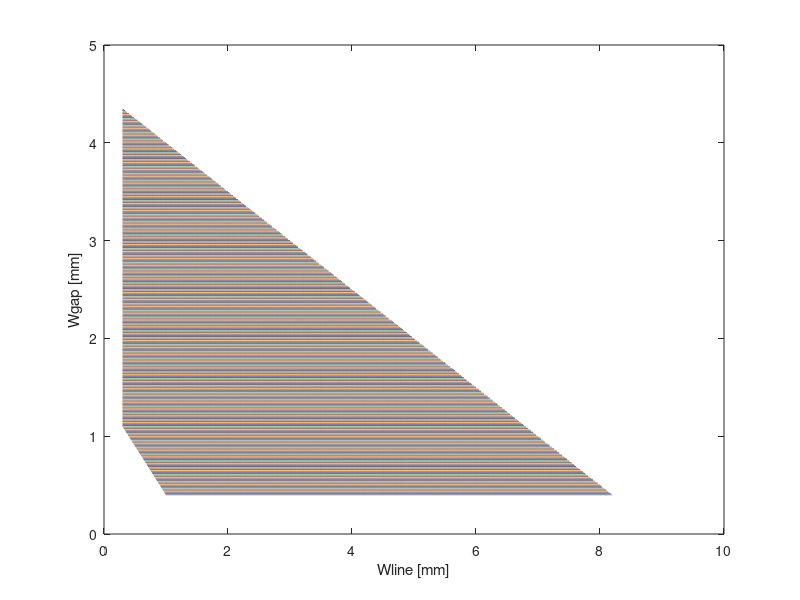

This figure's MATLAB source:
close all
clear
clc

X = 0:0.01:10;    % Wline
Y = 0:0.01:10;    % Wgap

Nx = length(X);
Ny = length(Y);

OUT = nan(Nx, Ny);
count = 0;
for x=1:Nx
    for y=1:Ny
        Wline = X(x);
        Wgap  = Y(y);

        Y1 = -1*Wline+1.4;
        Y2 = -0.5*Wline+4.5;

        if (Wgap >= Y1) && (Wgap >= 0.4) && (Wline >= 0.3) && (Wgap <= Y2)
            OUT(x,y) = Y(1,y);
            count = count + 1;
        end
    end

end

figure
plot(X, OUT)
xlabel("Wline [mm]")
ylabel("Wgap [mm]")